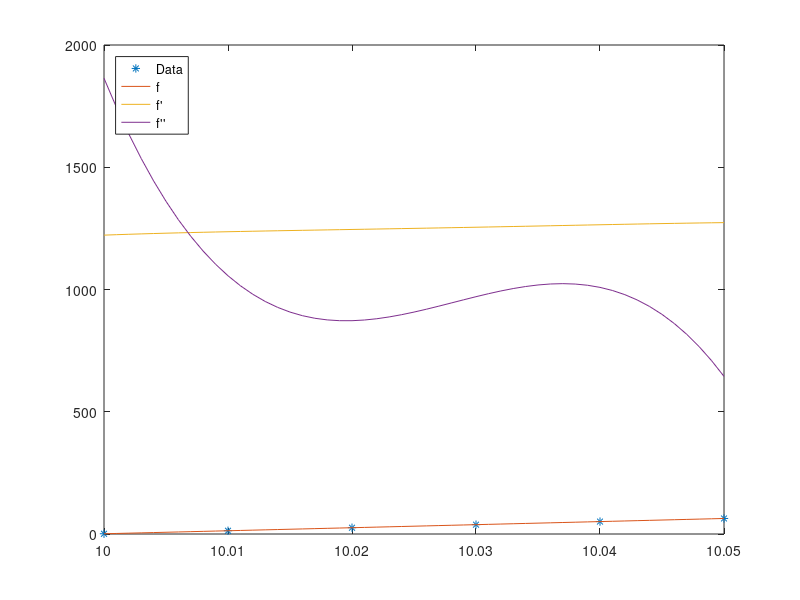

Here is the MATLAB script that generated this plot: (Note: this script raises an error after producing the figure.)
clc;
clear;
%исходные данные----------------------------------------------------------
f = @(x) (x.*x + exp(x+3));
x_data = [10    10.01        10.02      10.03       10.04       10.05];
y_data = [1     13.300787    25.71176   38.21209    50.809229   63.50377]; 

%заданные точки(в моем варианте была задана только 1 точка поэтому добавлю еще 2 свои)
x_set = [10.026 10.036 10.045];
%-------------------------------------------------------------------------
%Табличная функция
poly_table = polyfit(x_data, y_data, 5);
y_poly_d1 = polyval(polyder(poly_table),x_set);
y_poly_d2 = polyval(polyder(polyder(poly_table)),x_set);
%-------------------------------------------------------------------------
%графики табличной функции и производных
figure();
plot(x_data,y_data,'*');
hold on
X = 10:0.001:10.05;
plot(X,polyval(poly_table,X));
plot(X,polyval(polyder(poly_table),X));
plot(X,polyval(polyder(polyder(poly_table)),X));
legend({'Data','f', 'f''', 'f'''''},'Location','northwest');

e = 1e-3;
%простая и многоточечная
f_d1 = @(x,f_set,e) (f_set(x+e)-f_set(x))./e;
f_d2 = @(x,f_set,e) (f_d1(x+e,f_set,e)-f_d1(x,f_set,e))./e;

f_d1_mu = @(x,f_set,e) (f_set(x-2*e)-8*f_set(x-e)+8*f_set(x+e)-f_set(x+2*e))./(12*e);
f_d2_mu = @(x,f_set,e) (f_d1_mu(x-2*e,f_set,e)-8*f_d1_mu(x-e,f_set,e)+...
8*f_d1_mu(x+e,f_set,e)-f_d1_mu(x+2*e,f_set,e))./(12*e);

%расчёт ошибок в точке-----------------------------------------------------
%производные в точке x0
x0 = -3.2;
disp("--------------Производные в точке x0=-3.2---------------------");
d1_sym = matlabFunction(simplify(diff(sym(f),1))); 
d2_sym = matlabFunction(simplify(diff(sym(f),2))); 
an1 = d1_sym(x0);
disp("Первая аналитическая производная = " + an1);
an2 = d2_sym(x0);
disp("Вторая аналитическая производная = " + an2);

f_d1_s = f_d1(x0,f,e);
disp("Первая простая производная = " + f_d1_s);
f_d1_m = f_d1_mu(x0,f,e);
disp("Первая многоточечная производная = " + f_d1_m);
f_d2_s = f_d2(x0,f,e);
disp("Вторая простая производная = " + f_d2_s);
f_d2_m = f_d2_mu(x0,f,e);
disp("Вторая многоточечная производная = " + f_d2_m);
disp("--------------------------------------------------------------");
disp("Ошибки:");
err1_s = abs(f_d1_s-an1);
disp("Первая простая производная = " + err1_s);
err1_m = abs(f_d1_m-an1);
disp("Первая многоточечная производная = " + err1_m);
err2_s = abs(f_d2_s-an2);
disp("Вторая простая производная = " + err2_s);
err2_m = abs(f_d2_m-an2);
disp("Вторая многоточечная производная = " + err2_m);


%--------------------------------------------------------------------------
err_f = @(f,f_d,h,x,func) abs(f_d(x,f,h)-func(x)); 

%графики зависимости ошибки первой и второй производной от величины шага
H = 0.5:-1e-5:1e-5;
figure(2);
plot(H,err_f(f,f_d1,H,x0,d1_sym));
hold on;
plot(H,err_f(f,f_d1_mu,H,x0,d1_sym));
title('f''(x0) error');
xlabel('H');
ylabel('ERROR');
legend({'Single-dot','Multi-dot'},'Location','northwest');

figure();
plot(H,err_f(f,f_d2,H,x0,d2_sym));
hold on;
plot(H,err_f(f,f_d2_mu,H,x0,d2_sym));
title('f''''(x0) error');
xlabel('H');
ylabel('ERROR');
legend({'Single-dot','Multi-dot'},'Location','northwest');

%графики абсолютных ошибок первой и второй производной--------------------
X = 5:0.01:15;
figure();
hold on;
plot(X,err_f(f,f_d1,e,X,d1_sym));
plot(X,err_f(f,f_d1_mu,e,X,d1_sym));
title('f''(x0) absolute error');
legend({'Single-dot error', 'Multi-dot error'},'Location','northwest');

figure();
hold on;
plot(X,err_f(f,f_d2,e,X,d2_sym));
plot(X,err_f(f,f_d2_mu,e,X,d2_sym));
title('f''''(x0) absolute error');
legend({'Single-dot error', 'Multi-dot error'},'Location','northwest');
%-------------------------------------------------------------------------
